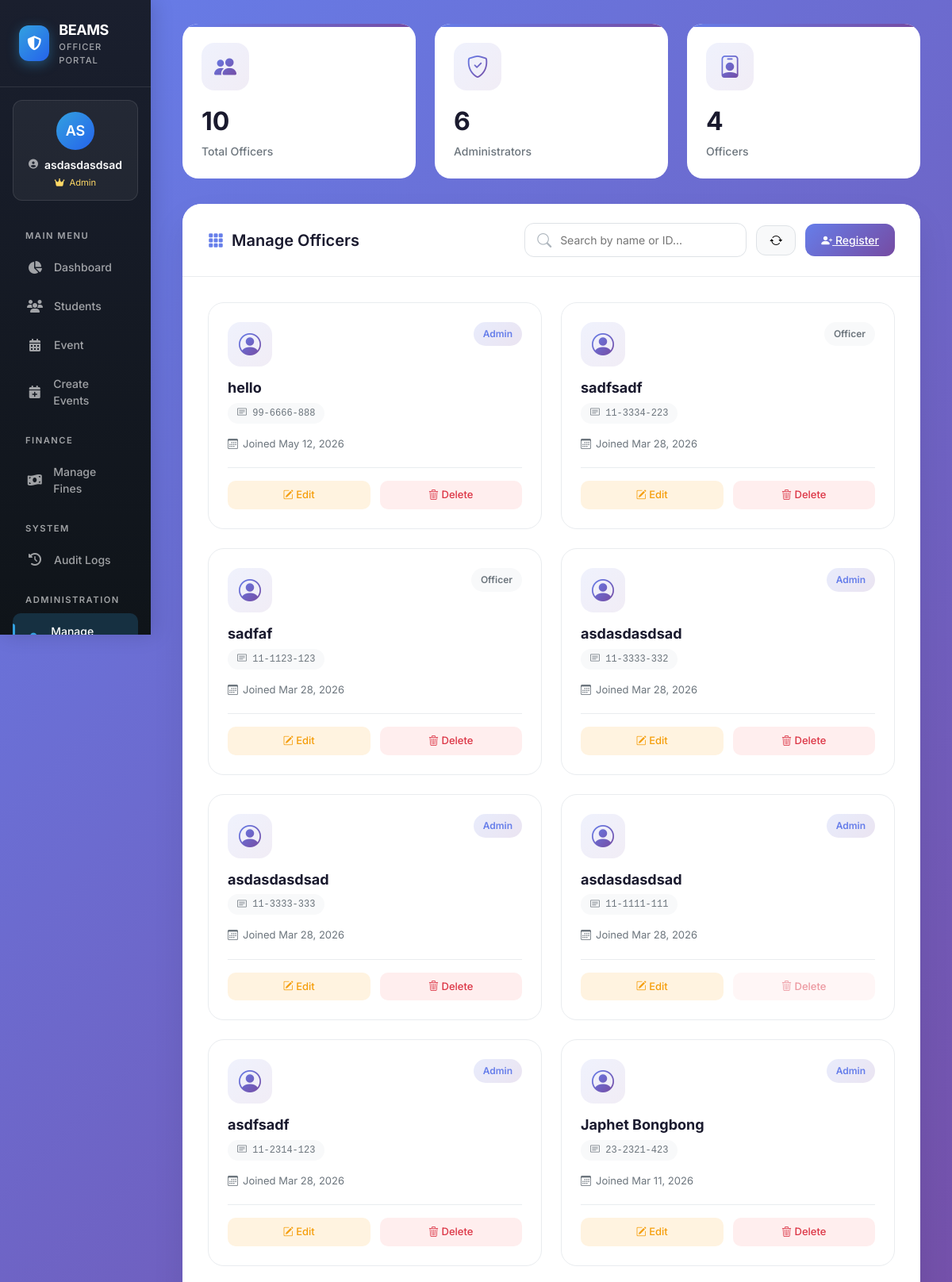
Before: /views/officerpage/manage_officer.php (signed in, upper part) with the older database file.
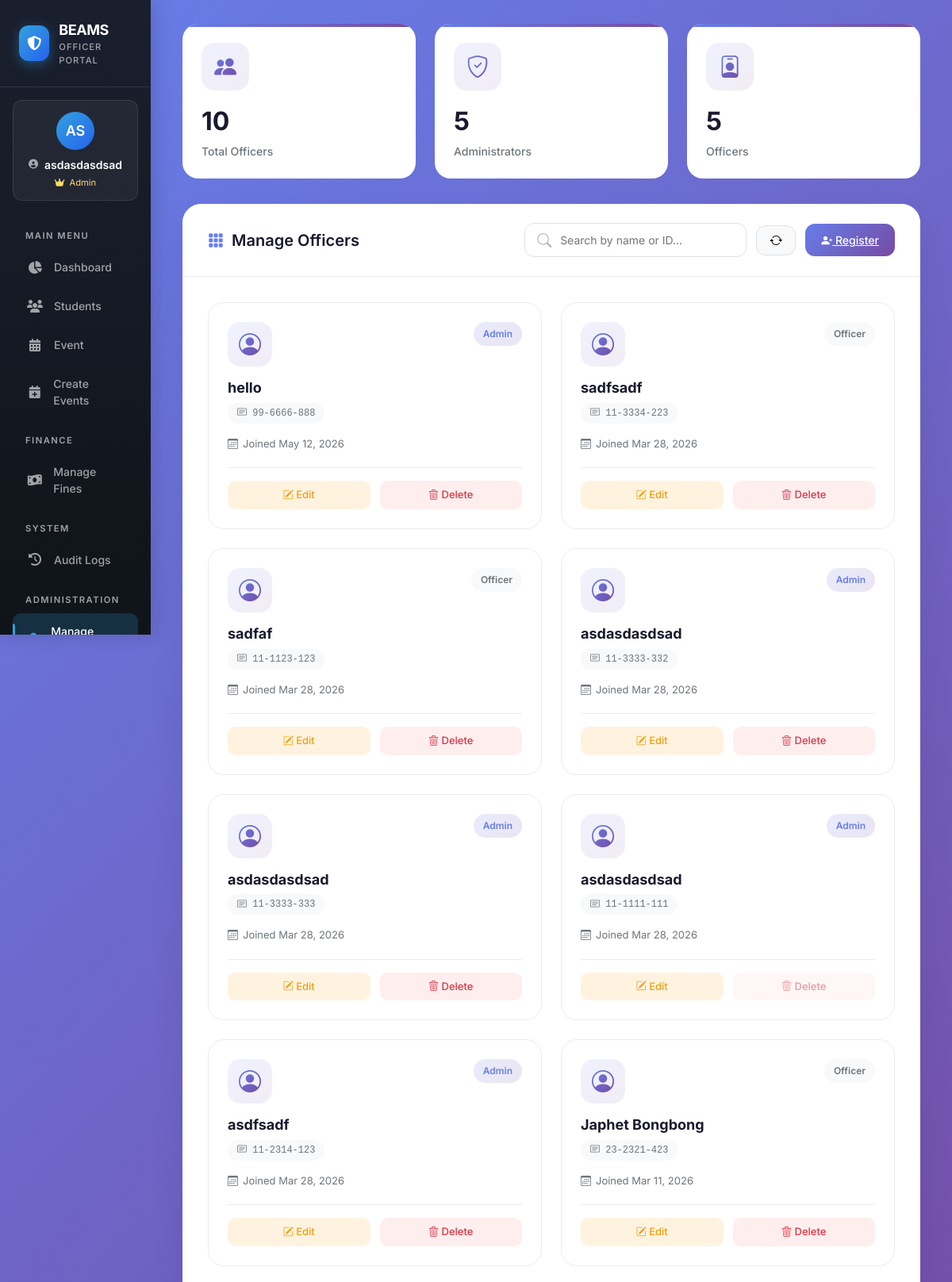
After: the same page with the newer database file.
### tables this page shows
CREATE TABLE `officers` (
  `officer_id` varchar(11) NOT NULL,
  `full_name` varchar(100) NOT NULL,
  `password` varchar(255) NOT NULL,
  `position` varchar(50) DEFAULT NULL,
  `created_at` timestamp NOT NULL DEFAULT current_timestamp()
);

### views/officerpage/manage_officer.php (the view, shortened to what this page needs)
<?php
include __DIR__ . '/../sidebar/officer_sidebar.php';
$result = $conn->query("SELECT officer_id, full_name, position, created_at FROM officers ORDER BY created_at DESC");
$officers = $result->fetch_all(MYSQLI_ASSOC);
$totalOfficers = count($officers);
$adminCount = count(array_filter($officers, fn($o) => $o['position'] === 'Admin'));
$officerCount = $totalOfficers - $adminCount;
?>
<!DOCTYPE html>
<html lang="en">
<head>
    <link href="https://cdn.jsdelivr.net/npm/bootstrap@5.3.2/dist/css/bootstrap.min.css" rel="stylesheet">
    <link rel="stylesheet" href="https://cdn.jsdelivr.net/npm/bootstrap-icons@1.11.3/font/bootstrap-icons.min.css">
</head>
<body>
    <div class="main-contents">
        <div class="stats-grid">
            <div class="stat-card">
                <div class="stat-icon">
                    <i class="bi bi-people-fill"></i>
                </div>
                <div class="stat-info">
                    <h3 id="totalOfficers"><?= $totalOfficers ?></h3>
                    <p>Total Officers</p>
                </div>
            </div>
            <div class="stat-card">
                <div class="stat-icon">
                    <i class="bi bi-shield-check"></i>
                </div>
                <div class="stat-info">
                    <h3 id="adminCount"><?= $adminCount ?></h3>
                    <p>Administrators</p>
                </div>
            </div>
            <div class="stat-card">
                <div class="stat-icon">
                    <i class="bi bi-person-badge"></i>
                </div>
                <div class="stat-info">
                    <h3 id="officerCount"><?= $officerCount ?></h3>
                    <p>Officers</p>
                </div>
            </div>
        </div>
        <div class="main-card">
            <div class="card-header-custom">
                <h4>
                    <i class="bi bi-grid-3x3-gap-fill"></i>
                    Manage Officers
                </h4>
                <div class="header-actions">
                    <div class="search-wrapper">
                        <i class="bi bi-search"></i>
                        <input type="text" id="searchInput" placeholder="Search by name or ID...">
                    </div>
                    <button class="btn-refresh" id="refreshBtn" title="Refresh">
                        <i class="bi bi-arrow-repeat"></i>
                    </button>
                    <a href="officer_registration.php" class="btn-register">
                        <i class="bi bi-person-plus-fill"></i> Register
                    </a>
                </div>
            </div>
            <div class="officers-grid" id="officersContainer">
                <?php if (empty($officers)): ?>
                    <div class="empty-state">
                        <i class="bi bi-inbox"></i>
                        <p>No officers found. Click "Register" to add your first officer.</p>
                    </div>
                <?php else: ?>
                    <?php foreach ($officers as $officer): ?>
                        <div class="officer-card" data-id="<?= htmlspecialchars($officer['officer_id']) ?>"
                             data-name="<?= htmlspecialchars($officer['full_name']) ?>"
                             data-position="<?= htmlspecialchars($officer['position']) ?>">
                            <div class="card-content">
                                <div class="officer-header">
                                    <div class="officer-avatar">
                                        <i class="bi bi-person-circle"></i>
                                    </div>
                                    <span class="badge-status <?= $officer['position'] === 'Admin' ? 'badge-admin' : 'badge-officer' ?>">
                                        <?= htmlspecialchars($officer['position']) ?>
                                    </span>
                                </div>
                                <h5 class="officer-name"><?= htmlspecialchars($officer['full_name']) ?></h5>
                                <div class="officer-id">
                                    <i class="bi bi-card-text"></i> <?= htmlspecialchars($officer['officer_id']) ?>
                                </div>
                                <div class="join-date">
                                    <i class="bi bi-calendar3"></i>
                                    Joined <?= date('M d, Y', strtotime($officer['created_at'])) ?>
                                </div>
                                <div class="action-buttons">
                                    <button class="btn-edit edit-btn"
                                            data-id="<?= htmlspecialchars($officer['officer_id']) ?>"
                                            data-name="<?= htmlspecialchars($officer['full_name']) ?>"
                                            data-position="<?= htmlspecialchars($officer['position']) ?>">
                                        <i class="bi bi-pencil-square"></i> Edit
                                    </button>
                                    <button class="btn-delete delete-btn"
                                            data-id="<?= htmlspecialchars($officer['officer_id']) ?>"
                                            data-name="<?= htmlspecialchars($officer['full_name']) ?>"
                                            <?= $officer['officer_id'] === $_SESSION['officer_id'] ? 'disabled' : '' ?>>
                                        <i class="bi bi-trash3"></i> Delete
                                    </button>
                                </div>
                            </div>
                        </div>
                    <?php endforeach; ?>
                <?php endif; ?>
            </div>
        </div>
    </div>
</body>
</html>

### views/sidebar/officer_sidebar.php (shortened to what this page needs)
<?php
$officerName = $_SESSION['officer_name'] ?? 'Officer';
$officerPosition = $_SESSION['position'] ?? 'Officer';
?>
<link href="https://cdn.jsdelivr.net/npm/bootstrap@5.3.2/dist/css/bootstrap.min.css" rel="stylesheet">
<link href="https://cdnjs.cloudflare.com/ajax/libs/font-awesome/6.4.0/css/all.min.css" rel="stylesheet">
<div class="beams-sidebar" id="beamsSidebar">
    <div class="beams-sidebar-brand">
        <a href="#" class="beams-brand-link">
            <div class="beams-brand-icon">
                <i class="fas fa-shield-halved"></i>
            </div>
            <div>
                <div class="beams-brand-text">BEAMS</div>
                <div class="beams-brand-subtext">Officer Portal</div>
            </div>
        </a>
    </div>
    <div class="beams-user-mini text-center">
        <div class="beams-user-avatar mx-auto">
            <?php echo strtoupper(substr($officerName, 0, 2)); ?>
        </div>
        <div class="beams-user-info text-center">
            <div class="beams-user-name">
                <i class="fas fa-user-circle"></i> <?php echo htmlspecialchars($officerName); ?>
            </div>
            <div class="beams-user-role <?php echo $officerPosition === 'Admin' ? 'admin' : 'officer'; ?>">
                <?php
                $icon = $officerPosition === 'Admin' ? '<i class="fas fa-crown"></i>' : '<i class="fas fa-user-check"></i>';
                echo $icon . ' ' . htmlspecialchars($officerPosition);
                ?>
            </div>
        </div>
    </div>
    <div class="beams-nav-section">
        <div class="beams-nav-section-title">Main Menu</div>
        <ul class="beams-nav-list">
            <li class="beams-nav-item">
                <a href="../officerpage/officer_dashboard.php"
                    class="beams-nav-link <?php echo basename($_SERVER['PHP_SELF']) == 'officer_dashboard.php' ? 'active' : ''; ?>">
                    <i class="fas fa-chart-pie"></i>
                    <span>Dashboard</span>
                </a>
            </li>
            <li class="beams-nav-item">
                <a href="../officerpage/manage_student.php"
                    class="beams-nav-link <?php echo basename($_SERVER['PHP_SELF']) == 'manage_student.php' ? 'active' : ''; ?>">
                    <i class="fas fa-users"></i>
                    <span>Students</span>
                </a>
            </li>
            <li class="beams-nav-item">
                <a href="../officerpage/manage_event.php"
                    class="beams-nav-link <?php echo basename($_SERVER['PHP_SELF']) == 'manage_event.php' ? 'active' : ''; ?>">
                    <i class="fas fa-calendar-alt"></i>
                    <span>Event</span>
                </a>
            </li>
            <li class="beams-nav-item">
                <a href="../officerpage/create_event.php"
                    class="beams-nav-link <?php echo basename($_SERVER['PHP_SELF']) == 'create_event.php' ? 'active' : ''; ?>">
                    <i class="fas fa-calendar-plus"></i>
                    <span>Create Events</span>
                </a>
            </li>
        </ul>
        <div class="beams-nav-section-title">Finance</div>
        <ul class="beams-nav-list">
            <li class="beams-nav-item">
                <a href="../officerpage/manage_fines.php"
                    class="beams-nav-link <?php echo basename($_SERVER['PHP_SELF']) == 'manage_fines.php' ? 'active' : ''; ?>">
                    <i class="fas fa-money-bill-wave"></i>
                    <span>Manage Fines</span>
                </a>
            </li>
        </ul>
        <?php if ($officerPosition === 'Admin'): ?>
        <div class="beams-nav-section-title">System</div>
        <ul class="beams-nav-list">
            <li class="beams-nav-item">
                <a href="../officerpage/audit_logs.php"
                    class="beams-nav-link <?php echo basename($_SERVER['PHP_SELF']) == 'audit_logs.php' ? 'active' : ''; ?>">
                    <i class="fas fa-history"></i>
                    <span>Audit Logs</span>
                </a>
            </li>
        </ul>
        <div class="beams-nav-section-title">Administration</div>
        <ul class="beams-nav-list">
            <li class="beams-nav-item">
                <a href="../officerpage/manage_officer.php"
                    class="beams-nav-link <?php echo basename($_SERVER['PHP_SELF']) == 'manage_officer.php' ? 'active' : ''; ?>">
                    <i class="fas fa-user-tie"></i>
                    <span>Manage Officers</span>
                </a>
            </li>
        </ul>
        <?php endif; ?>
    </div>
</div>

### views/sidebar/officer_sidebar.php (style rules this page uses)
:root { --sidebar-width: 190px; --beams-primary-blue: #33A1E0; --beams-dark-bg: #1a1f2e; --beams-hover-bg: rgba(255, 255, 255, 0.08); --beams-active-bg: rgba(51, 161, 224, 0.2); --beams-text-muted: rgba(255, 255, 255, 0.6); --beams-transition: all 0.3s cubic-bezier(0.4, 0, 0.2, 1); --font-xs: 0.7rem; --font-sm: 0.75rem; --font-base: 0.875rem; --font-md: 1rem; --font-lg: 1.125rem; --font-xl: 1.25rem; }
* { margin: 0; padding: 0; box-sizing: border-box; }
body { margin: 0; font-family: 'Inter', sans-serif; background-color: #f1f5f9; overflow-x: hidden; font-size: var(--font-base); }
.beams-sidebar { background: linear-gradient(180deg, var(--beams-dark-bg) 0%, #0f1419 100%); position: fixed; top: 0; left: 0; width: var(--sidebar-width); height: 100vh; overflow-y: auto; overflow-x: hidden; z-index: 1000; box-shadow: 4px 0 24px rgba(0, 0, 0, 0.15); display: flex; flex-direction: column; }
.beams-sidebar-brand { padding: 1.5rem; border-bottom: 1px solid rgba(255, 255, 255, 0.1); margin-bottom: 0.5rem; }
.beams-brand-link { display: flex; align-items: center; gap: 12px; text-decoration: none; color: white; }
.beams-brand-icon { width: 45px; height: 45px; background: linear-gradient(135deg, var(--beams-primary-blue), #2563eb); border-radius: 12px; display: flex; align-items: center; justify-content: center; font-size: var(--font-lg); box-shadow: 0 4px 15px rgba(51, 161, 224, 0.4); }
.beams-brand-text { font-weight: 700; font-size: var(--font-lg); letter-spacing: -0.5px; }
.beams-brand-subtext { font-size: var(--font-xs); color: var(--beams-text-muted); font-weight: 500; text-transform: uppercase; letter-spacing: 1px; }
.beams-nav-section { padding: 0 1rem; flex: 1; }
.beams-nav-section-title { font-size: var(--font-xs); text-transform: uppercase; letter-spacing: 1.5px; color: var(--beams-text-muted); padding: 0 1rem; margin: 1.25rem 0 0.5rem; font-weight: 600; }
.beams-nav-list { list-style: none; padding: 0; margin: 0; }
.beams-nav-item { margin-bottom: 0.25rem; }
.beams-nav-link { display: flex; align-items: center; gap: 12px; padding: 0.75rem 1rem; color: var(--beams-text-muted) !important; text-decoration: none; border-radius: 10px; transition: var(--beams-transition); position: relative; font-weight: 500; font-size: var(--font-base); }
.beams-nav-link::before { content: ''; position: absolute; left: 0; top: 50%; transform: translateY(-50%); width: 3px; height: 0; background: var(--beams-primary-blue); border-radius: 0 3px 3px 0; transition: var(--beams-transition); }
.beams-nav-link.active { background: var(--beams-active-bg); color: white !important; }
.beams-nav-link.active::before { height: 60%; }
.beams-nav-link i { width: 24px; text-align: center; font-size: var(--font-md); transition: var(--beams-transition); }
.beams-nav-link:hover i, .beams-nav-link.active i { color: var(--beams-primary-blue); transform: scale(1.1); }
.beams-user-mini { padding: 0.875rem; margin: 0.5rem 1rem 1rem; background: rgba(255, 255, 255, 0.05); border-radius: 12px; border: 1px solid rgba(255, 255, 255, 0.1); }
.beams-user-avatar { width: 48px; height: 48px; background: linear-gradient(135deg, var(--beams-primary-blue), #2563eb); border-radius: 50%; display: flex; align-items: center; justify-content: center; font-weight: 600; color: white; font-size: var(--font-lg); flex-shrink: 0; margin-bottom: 0.5rem; }
.beams-user-info { margin-top: 0.5rem; }
.beams-user-name { color: white; font-weight: 600; font-size: var(--font-base); margin: 0; white-space: nowrap; overflow: hidden; text-overflow: ellipsis; display: flex; align-items: center; justify-content: center; gap: 8px; }
.beams-user-name i { font-size: var(--font-sm); color: var(--beams-text-muted); }
.beams-user-role { color: var(--beams-text-muted); font-size: var(--font-xs); margin: 4px 0 0; display: flex; align-items: center; justify-content: center; gap: 6px; }
.beams-user-role i { font-size: var(--font-xs); }
.beams-user-role.admin { color: #ffd966; }

Changed rows visible on the page:
changed officers "Japhet Bongbong": position "Admin" → "Officer"
Other visible differences:
$adminCount: "6" → "5"
$officerCount: "4" → "5"
